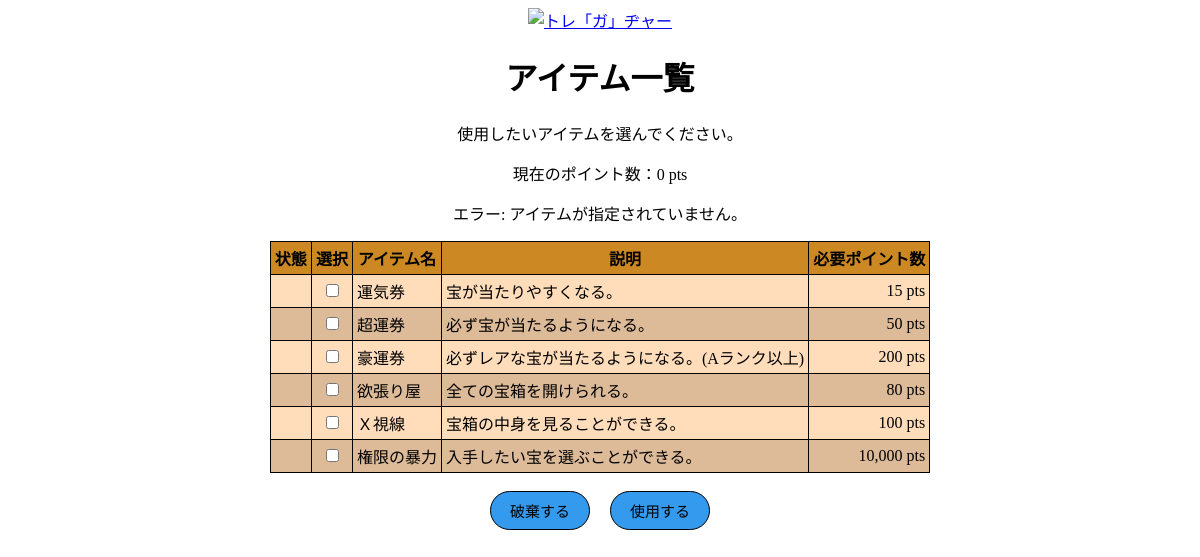
Page /items/index.php?err=1 on the committed database.
### tables this page shows
CREATE TABLE IF NOT EXISTS Items  (
    item_id    INTEGER PRIMARY KEY AUTO_INCREMENT,
    item_name  VARCHAR(128),
    item_desc  VARCHAR(128),
    item_point VARCHAR(128)
);

### items/index.php (the view, shortened to what this page needs)
<?php require '../initial/db-connect.php' ?>
<?php
    $sql = $db -> prepare('SELECT * FROM Accounts WHERE account_id=?');
    $sql -> execute([$_SESSION['loginfo']['acc_id']]);
    $res = $sql -> fetch(PDO::FETCH_ASSOC);
?>
<!DOCTYPE html>
<html lang="en">
    <head>
        <link rel="stylesheet" href="../css/items.css">
    </head>
    <body>
        <div class="centering">
            <h1>アイテム一覧</h1>
            <p>使用したいアイテムを選んでください。</p>
            <p>現在のポイント数：<?=number_format($res['account_point'])?> pts</p>
            <?php
                $ids = $_POST['id'] ?? null;
                $err = $_GET['err'] ?? 0;
                echo '<p>', ERR_TXT[$err], '</p>';
                print_r($ids);
            ?>
            <form action="?" method="post">
                <table>
                    <thead>
                        <tr>
                            <th>状態</th>
                            <th>選択</th>
                            <th>アイテム名</th>
                            <th>説明</th>
                            <th>必要ポイント数</th>
                        </tr>
                    </thead>
                    <tbody>
                        <?php
                            $sql = $db -> query("SELECT * FROM Items");
                            $item = $sql -> fetchAll(PDO::FETCH_ASSOC);
                            foreach($item as $row) {
                                $isUsing = false;
                                echo '<tr>';
                                echo '<td class="middle">', $isUsing ? '✔' : '', '</td>', "\n";
                                echo '<td><input type="checkbox" name="id[]" value="', $row['item_id'], '"';
                                if ($ids) {
                                    if($isUsing) echo ' checked';
                                }
                                echo '></td>', "\n";
                                echo '<td class="left">', $row['item_name'], '</td>', "\n";
                                echo '<td class="left">', $row['item_desc'], '</td>', "\n";
                                echo '<td class="right">', number_format($row['item_point']), ' pts</td>', "\n";
                                echo '</tr>';
                            }
                        ?>
                    </tbody>
                </table><br>
                <button class="go" formaction="drop.php">破棄する</button>&emsp;
                <button class="go" formaction="using.php">使用する</button>
            </form>
        </div>
    </body>
</html>

### css/items.css (style rules this page uses)
.centering { margin: 0 auto; text-align: center; }
table, th, td { border: 1px solid #000000; border-collapse: collapse; padding: 4px; }
table { margin: auto; }
thead>tr { background-color: #c82; }
tbody>tr:nth-child(2n) { background-color: #db9; }
tbody>tr:nth-child(2n+1) { background-color: #fdb; }
.left { text-align: left; }
.middle { text-align: middle; }
.right { text-align: right; }
.go { font-size: 15px; padding: 8px; border: 1px solid black; border-radius: 20px; width: 100px; color: inherit; cursor: pointer; background: rgb(51, 154, 238); transition: all 0.1s; }

### rows in the picture
items: item_name "運気券", item_desc "宝が当たりやすくなる。", item_point "15"
items: item_name "超運券", item_desc "必ず宝が当たるようになる。", item_point "50"
items: item_name "豪運券", item_desc "必ずレアな宝が当たるようになる。(Aランク以上)", item_point "200"
items: item_name "欲張り屋", item_desc "全ての宝箱を開けられる。", item_point "80"
items: item_name "Ｘ視線", item_desc "宝箱の中身を見ることができる。", item_point "100"
items: item_name "権限の暴力", item_desc "入手したい宝を選ぶことができる。", item_point "10,000"

### other values in the picture
$res['account_point'] "0"
ERR_TXT[$err] "エラー: アイテムが指定されていません。"
